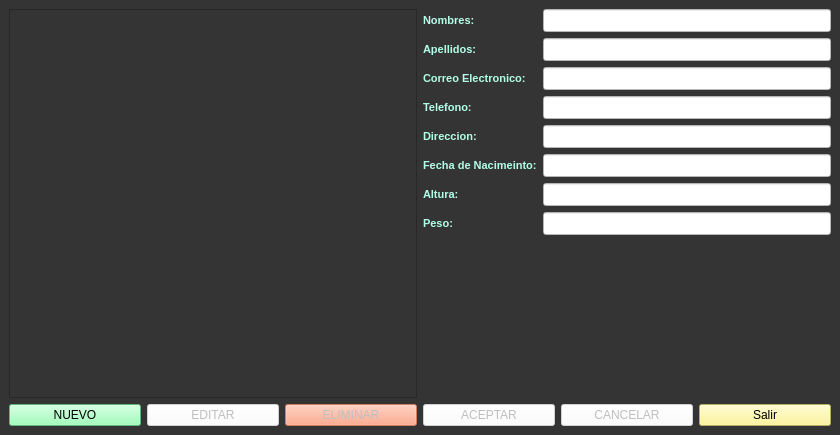
<?xml version="1.0" encoding="UTF-8"?>
<ui version="4.0">
 <class>AGENDA</class>
 <widget class="QMainWindow" name="AGENDA">
  <property name="geometry">
   <rect>
    <x>0</x>
    <y>0</y>
    <width>840</width>
    <height>435</height>
   </rect>
  </property>
  <property name="windowTitle">
   <string>MainWindow</string>
  </property>
  <property name="styleSheet">
   <string notr="true">background-color: rgb(52, 52, 52);</string>
  </property>
  <widget class="QWidget" name="centralwidget">
   <layout class="QVBoxLayout" name="verticalLayout">
    <item>
     <layout class="QHBoxLayout" name="horizontalLayout_2">
      <item>
       <widget class="QListWidget" name="lista_w">
        <property name="styleSheet">
         <string notr="true">color: rgb(255, 255, 255);</string>
        </property>
       </widget>
      </item>
      <item>
       <layout class="QFormLayout" name="formLayout_2">
        <item row="0" column="0">
         <widget class="QLabel" name="label">
          <property name="font">
           <font>
            <family>MS Sans Serif</family>
            <pointsize>8</pointsize>
            <weight>75</weight>
            <bold>true</bold>
           </font>
          </property>
          <property name="styleSheet">
           <string notr="true">color: rgb(178, 255, 232);</string>
          </property>
          <property name="text">
           <string>Nombres:</string>
          </property>
         </widget>
        </item>
        <item row="0" column="1">
         <widget class="QLineEdit" name="nombre_e">
          <property name="enabled">
           <bool>false</bool>
          </property>
          <property name="font">
           <font>
            <family>MS Sans Serif</family>
            <pointsize>10</pointsize>
           </font>
          </property>
          <property name="styleSheet">
           <string notr="true">background-color: rgb(255, 255, 255);</string>
          </property>
         </widget>
        </item>
        <item row="1" column="0">
         <widget class="QLabel" name="label_2">
          <property name="font">
           <font>
            <family>MS Sans Serif</family>
            <pointsize>8</pointsize>
            <weight>75</weight>
            <bold>true</bold>
           </font>
          </property>
          <property name="styleSheet">
           <string notr="true">color: rgb(178, 255, 232);</string>
          </property>
          <property name="text">
           <string>Apellidos:</string>
          </property>
         </widget>
        </item>
        <item row="1" column="1">
         <widget class="QLineEdit" name="apellido_e">
          <property name="enabled">
           <bool>false</bool>
          </property>
          <property name="font">
           <font>
            <family>MS Sans Serif</family>
            <pointsize>10</pointsize>
           </font>
          </property>
          <property name="styleSheet">
           <string notr="true">background-color: rgb(255, 255, 255);</string>
          </property>
         </widget>
        </item>
        <item row="2" column="0">
         <widget class="QLabel" name="label_3">
          <property name="font">
           <font>
            <family>MS Sans Serif</family>
            <pointsize>8</pointsize>
            <weight>75</weight>
            <bold>true</bold>
           </font>
          </property>
          <property name="styleSheet">
           <string notr="true">color: rgb(178, 255, 232);</string>
          </property>
          <property name="text">
           <string>Correo Electronico:</string>
          </property>
         </widget>
        </item>
        <item row="2" column="1">
         <widget class="QLineEdit" name="email_e">
          <property name="enabled">
           <bool>false</bool>
          </property>
          <property name="font">
           <font>
            <family>MS Sans Serif</family>
            <pointsize>10</pointsize>
           </font>
          </property>
          <property name="styleSheet">
           <string notr="true">background-color: rgb(255, 255, 255);</string>
          </property>
         </widget>
        </item>
        <item row="3" column="0">
         <widget class="QLabel" name="label_4">
          <property name="font">
           <font>
            <family>MS Sans Serif</family>
            <pointsize>8</pointsize>
            <weight>75</weight>
            <bold>true</bold>
           </font>
          </property>
          <property name="styleSheet">
           <string notr="true">color: rgb(178, 255, 232);</string>
          </property>
          <property name="text">
           <string>Telefono:</string>
          </property>
         </widget>
        </item>
        <item row="3" column="1">
         <widget class="QLineEdit" name="telefono_e">
          <property name="enabled">
           <bool>false</bool>
          </property>
          <property name="font">
           <font>
            <family>MS Sans Serif</family>
            <pointsize>10</pointsize>
           </font>
          </property>
          <property name="styleSheet">
           <string notr="true">background-color: rgb(255, 255, 255);</string>
          </property>
         </widget>
        </item>
        <item row="4" column="0">
         <widget class="QLabel" name="label_5">
          <property name="font">
           <font>
            <family>MS Sans Serif</family>
            <pointsize>8</pointsize>
            <weight>75</weight>
            <bold>true</bold>
           </font>
          </property>
          <property name="styleSheet">
           <string notr="true">color: rgb(178, 255, 232);</string>
          </property>
          <property name="text">
           <string>Direccion:</string>
          </property>
         </widget>
        </item>
        <item row="5" column="0">
         <widget class="QLabel" name="label_6">
          <property name="font">
           <font>
            <family>MS Sans Serif</family>
            <pointsize>8</pointsize>
            <weight>75</weight>
            <bold>true</bold>
           </font>
          </property>
          <property name="styleSheet">
           <string notr="true">color: rgb(178, 255, 232);</string>
          </property>
          <property name="text">
           <string>Fecha de Nacimeinto:</string>
          </property>
         </widget>
        </item>
        <item row="6" column="0">
         <widget class="QLabel" name="label_7">
          <property name="font">
           <font>
            <family>MS Sans Serif</family>
            <pointsize>8</pointsize>
            <weight>75</weight>
            <bold>true</bold>
           </font>
          </property>
          <property name="styleSheet">
           <string notr="true">color: rgb(178, 255, 232);</string>
          </property>
          <property name="text">
           <string>Altura:</string>
          </property>
         </widget>
        </item>
        <item row="4" column="1">
         <widget class="QLineEdit" name="direccion_e">
          <property name="enabled">
           <bool>false</bool>
          </property>
          <property name="font">
           <font>
            <family>MS Sans Serif</family>
            <pointsize>10</pointsize>
           </font>
          </property>
          <property name="styleSheet">
           <string notr="true">background-color: rgb(255, 255, 255);</string>
          </property>
         </widget>
        </item>
        <item row="5" column="1">
         <widget class="QLineEdit" name="fecha_n_e">
          <property name="enabled">
           <bool>false</bool>
          </property>
          <property name="font">
           <font>
            <family>MS Sans Serif</family>
            <pointsize>10</pointsize>
           </font>
          </property>
          <property name="styleSheet">
           <string notr="true">background-color: rgb(255, 255, 255);</string>
          </property>
         </widget>
        </item>
        <item row="6" column="1">
         <widget class="QLineEdit" name="altura_e">
          <property name="enabled">
           <bool>false</bool>
          </property>
          <property name="font">
           <font>
            <family>MS Sans Serif</family>
            <pointsize>10</pointsize>
           </font>
          </property>
          <property name="styleSheet">
           <string notr="true">background-color: rgb(255, 255, 255);</string>
          </property>
         </widget>
        </item>
        <item row="7" column="0">
         <widget class="QLabel" name="label_8">
          <property name="font">
           <font>
            <family>MS Sans Serif</family>
            <pointsize>8</pointsize>
            <weight>75</weight>
            <bold>true</bold>
           </font>
          </property>
          <property name="styleSheet">
           <string notr="true">color: rgb(178, 255, 232);</string>
          </property>
          <property name="text">
           <string>Peso:</string>
          </property>
         </widget>
        </item>
        <item row="7" column="1">
         <widget class="QLineEdit" name="peso_e">
          <property name="enabled">
           <bool>false</bool>
          </property>
          <property name="font">
           <font>
            <family>MS Sans Serif</family>
            <pointsize>10</pointsize>
           </font>
          </property>
          <property name="styleSheet">
           <string notr="true">background-color: rgb(255, 255, 255);</string>
          </property>
         </widget>
        </item>
       </layout>
      </item>
     </layout>
    </item>
    <item>
     <layout class="QHBoxLayout" name="horizontalLayout">
      <item>
       <widget class="QPushButton" name="nuevo_b">
        <property name="styleSheet">
         <string notr="true">background-color: rgb(135, 255, 169);</string>
        </property>
        <property name="text">
         <string>NUEVO</string>
        </property>
       </widget>
      </item>
      <item>
       <widget class="QPushButton" name="editar_b">
        <property name="enabled">
         <bool>false</bool>
        </property>
        <property name="styleSheet">
         <string notr="true">background-color: rgb(255, 255, 255);</string>
        </property>
        <property name="text">
         <string>EDITAR</string>
        </property>
       </widget>
      </item>
      <item>
       <widget class="QPushButton" name="eliminar_b">
        <property name="enabled">
         <bool>false</bool>
        </property>
        <property name="styleSheet">
         <string notr="true">background-color: rgb(255, 148, 112);</string>
        </property>
        <property name="text">
         <string>ELIMINAR</string>
        </property>
       </widget>
      </item>
      <item>
       <widget class="QPushButton" name="aceptar_b">
        <property name="enabled">
         <bool>false</bool>
        </property>
        <property name="styleSheet">
         <string notr="true">background-color: rgb(255, 255, 255);</string>
        </property>
        <property name="text">
         <string>ACEPTAR</string>
        </property>
       </widget>
      </item>
      <item>
       <widget class="QPushButton" name="cancelar_b">
        <property name="enabled">
         <bool>false</bool>
        </property>
        <property name="styleSheet">
         <string notr="true">background-color: rgb(255, 255, 255);</string>
        </property>
        <property name="text">
         <string>CANCELAR</string>
        </property>
       </widget>
      </item>
      <item>
       <widget class="QPushButton" name="salir_b">
        <property name="styleSheet">
         <string notr="true">background-color: rgb(255, 245, 130);</string>
        </property>
        <property name="text">
         <string>Salir</string>
        </property>
       </widget>
      </item>
     </layout>
    </item>
    <item>
     <layout class="QHBoxLayout" name="horizontalLayout_3"/>
    </item>
   </layout>
  </widget>
 </widget>
 <resources/>
 <connections/>
</ui>
